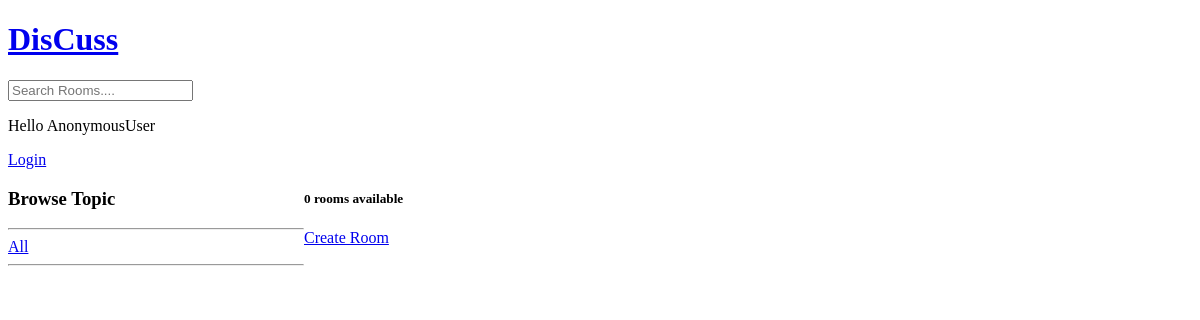
Before: /?q=Lord with the older database file.
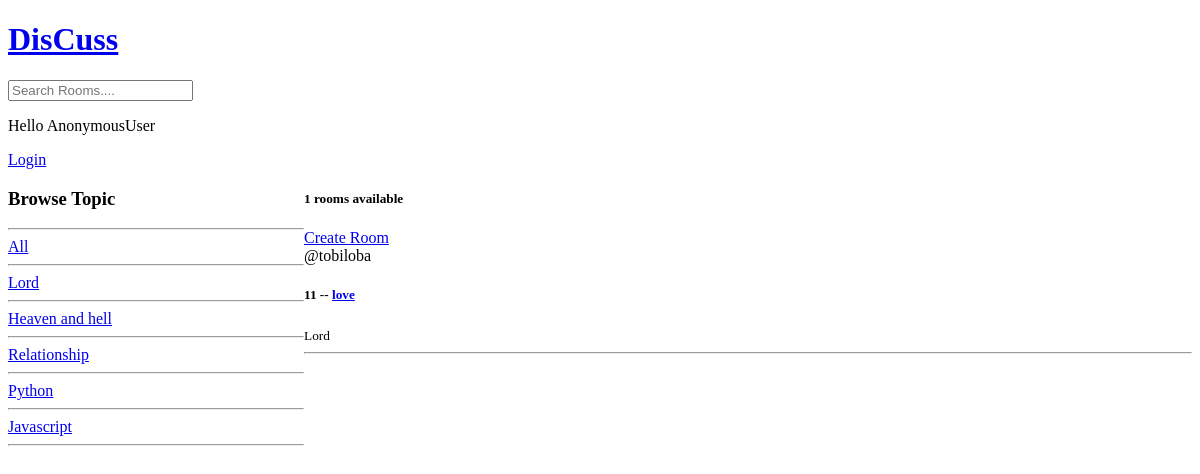
After: the same page with the newer database file.
### base/models.py (models this page shows, shortened)
class Topic(models.Model):
    name = models.CharField(max_length=200)

class Room(models.Model):
    host = models.ForeignKey(User, on_delete=models.SET_NULL, null=True)
    topic = models.ForeignKey(Topic, on_delete=models.SET_NULL, null=True)
    name = models.CharField(max_length=200)
    description = models.TextField(null = True, blank=True)
    updated = models.DateTimeField(auto_now=True)
    created = models.DateTimeField(auto_now_add=True)
    class Meta:
        ordering = ['-updated', '-created']

### base/views.py (the view)
# urls.py: 2. Add a URL to urlpatterns:  path('', views.home, name='home')
def home(request):
    q = request.GET.get("q") if request.GET.get("q") != None else ""
    rooms = Room.objects.filter(
        Q(topic__name__icontains=q) | Q(name__icontains=q) | Q(description__icontains=q)
    )
    topics = Topic.objects.all()
    room_count = rooms.count()
    context = {"rooms": rooms, "topics": topics, "room_count": room_count}
    return render(request, "base/home.html", context)

### base/templates/base/home.html (shortened to what this page needs)
{% extends 'main.html' %} {% block content %}
<div class="home-container">
  <div class="sidebar">
    <h3>Browse Topic</h3>
    <hr />
    <div>
      <a href="{% url 'home' %}"> All </a>
      <hr>
    </div>
    {% for topic in topics %}
    <div>
      <a href="{% url 'home' %}?q={{topic.name}}"> {{topic.name}} </a>
    </div>
    <hr>
    {% endfor %}
  </div>
  <div>
    <h5>{{room_count}} rooms available</h5>
    <a href="{% url 'create-room'%}"> Create Room</a>
    <div>
      {% for room in rooms %}
      <div>
        <span>@{{room.host.username}}</span>
        <h5>
          {{room.id}} -- <a href="{% url 'room' room.id %}">{{room.name}}</a>
        </h5>
        <small>{{room.topic.name}}</small>
        <hr />
      </div>
      {% endfor %}
    </div>
  </div>
</div>
{% endblock content %}

Changed rows visible on the page:
added Topic: name "Lord"
added Topic: name "Heaven and hell"
added Topic: name "Relationship"
added Topic: name "Python"
added Topic: name "Javascript"
added Room: host.username "tobiloba", id "11", name "love", topic.name "Lord"
Other visible differences:
{{ room_count }}: "0" → "1"
